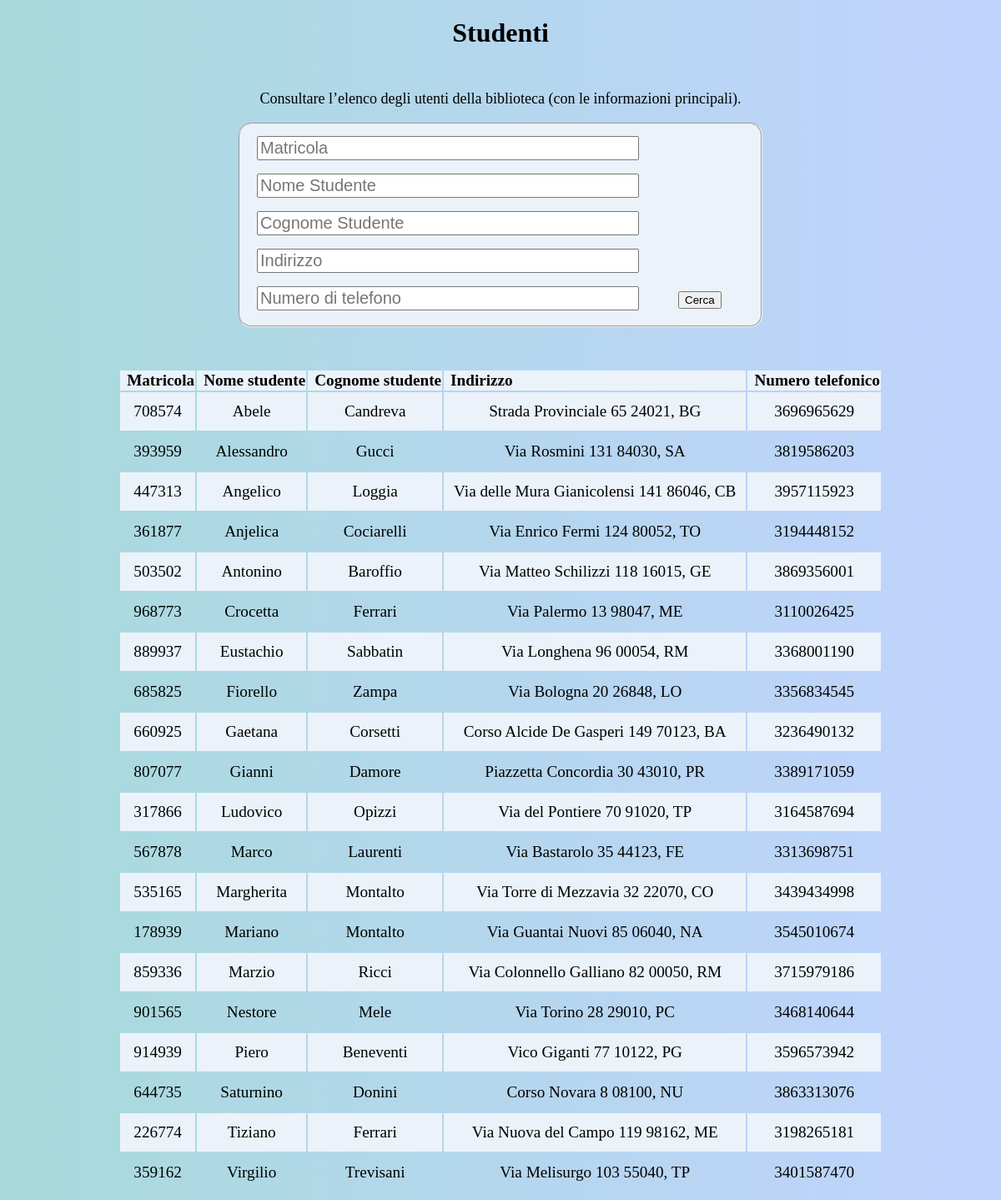
Page /studenti.php on the committed database.
### tables this page shows
CREATE TABLE `STUDENTE` (
  `MATRICOLA` int NOT NULL,
  `NOME` varchar(20) NOT NULL,
  `COGNOME` varchar(20) NOT NULL,
  `INDIRIZZO` varchar(50) DEFAULT NULL,
  `NUMERO_TELEFONICO` varchar(12) DEFAULT NULL,
  PRIMARY KEY (`MATRICOLA`)
);

### studenti.php (the view, shortened to what this page needs)
<?php include 'connessione.php'; ?>
<!DOCTYPE html>
<html>
<head>
    <link rel="stylesheet" href="style.css" />
</head>
<body>
    <h1>Studenti</h1>
    <p>Consultare l’elenco degli utenti della biblioteca (con le informazioni principali).</p>
    <form action="studenti.php" method="POST">
        <fieldset id="fs_search_autore">
            <input id="editTextAutore" type="text" placeholder="Matricola" onkeypress="return event.charCode >= 48 && event.charCode <= 57 || event.key === 'Enter'" style="font-size: 20px" name="matricola">
            <input id="editTextAutore" type="text" placeholder="Nome Studente" style="font-size: 20px" name="nome">
            <input id="editTextAutore" type="text" placeholder="Cognome Studente" style="font-size: 20px" name="cognome">
            <input id="editTextAutore" type="text" placeholder="Indirizzo" style="font-size: 20px" name="indirizzo">
            <input id="editTextAutore" type="text" placeholder="Numero di telefono" onkeypress="return event.charCode >= 48 && event.charCode <= 57 || event.key === 'Enter'" style="font-size: 20px" name="telefono">
            <input id="submitautore" type="submit" value="Cerca">
        </fieldset>
    </form>
    <?php
    $sql = "SELECT * FROM STUDENTE
           WHERE MATRICOLA LIKE '" . $_POST['matricola'] . "%'
           AND NOME LIKE '" . $_POST['nome'] . "%'
           AND COGNOME LIKE '" . $_POST['cognome'] . "%'
           AND INDIRIZZO LIKE '%" . $_POST['indirizzo'] . "%'
           AND NUMERO_TELEFONICO LIKE '" . $_POST['telefono'] . "%'
           ORDER BY NOME;";
    $query = mysqli_query($link, $sql);
    ?>
    <table>
        <thead>
            <tr>
                <th>Matricola</th>
                <th>Nome studente</th>
                <th>Cognome studente</th>
                <th>Indirizzo</th>
                <th>Numero telefonico</th>
            </tr>
        </thead>
        <tbody>
            <?php while ($row = mysqli_fetch_array($query, MYSQLI_ASSOC)) : ?>
                <tr>
                    <td><?php echo "{$row['MATRICOLA']}"; ?></td>
                    <td><?php echo "{$row['NOME']}"; ?></td>
                    <td><?php echo "{$row['COGNOME']}"; ?></td>
                    <td><?php echo "{$row['INDIRIZZO']}"; ?></td>
                    <td><?php echo "{$row['NUMERO_TELEFONICO']}"; ?></td>
                </tr>
            <?php endwhile ?>
        </tbody>
    </table>
</body>
</html>

### style.css (style rules this page uses)
body { background-image: linear-gradient(90deg, #a8dadc, #c1d3fe); }
h1 { text-align: center; margin-bottom: 50px; }
p { font-size: 18px; text-align: center; }
table { margin-left: auto; margin-right: auto; margin-top: 50px; }
tbody { margin: 50px; }
tr { font-size: larger; text-align: center; }
td { padding: 12px; }
tr:nth-child(odd) { background-color: #ebf2fa; }
th { text-align: left; padding-left: 8px; }
#fs_search_autore { margin: auto; border-radius: 15px; width: 600px; height: fit-content; background: #ebf2fa; }
#editTextAutore { width: 450px; height: auto; margin: 8px; }
#submitautore { margin-left: 35px; }

### rows in the picture
studente: MATRICOLA "708574", NOME "Abele", COGNOME "Candreva", INDIRIZZO "Strada Provinciale 65 24021, BG", NUMERO_TELEFONICO "3696965629"
studente: MATRICOLA "393959", NOME "Alessandro", COGNOME "Gucci", INDIRIZZO "Via Rosmini 131 84030, SA", NUMERO_TELEFONICO "3819586203"
studente: MATRICOLA "447313", NOME "Angelico", COGNOME "Loggia", INDIRIZZO "Via delle Mura Gianicolensi 141 86046, CB", NUMERO_TELEFONICO "3957115923"
studente: MATRICOLA "361877", NOME "Anjelica", COGNOME "Cociarelli", INDIRIZZO "Via Enrico Fermi 124 80052, TO", NUMERO_TELEFONICO "3194448152"
studente: MATRICOLA "503502", NOME "Antonino", COGNOME "Baroffio", INDIRIZZO "Via Matteo Schilizzi 118 16015, GE", NUMERO_TELEFONICO "3869356001"
studente: MATRICOLA "968773", NOME "Crocetta", COGNOME "Ferrari", INDIRIZZO "Via Palermo 13 98047, ME", NUMERO_TELEFONICO "3110026425"
studente: MATRICOLA "889937", NOME "Eustachio", COGNOME "Sabbatin", INDIRIZZO "Via Longhena 96 00054, RM", NUMERO_TELEFONICO "3368001190"
studente: MATRICOLA "685825", NOME "Fiorello", COGNOME "Zampa", INDIRIZZO "Via Bologna 20 26848, LO", NUMERO_TELEFONICO "3356834545"
studente: MATRICOLA "660925", NOME "Gaetana", COGNOME "Corsetti", INDIRIZZO "Corso Alcide De Gasperi 149 70123, BA", NUMERO_TELEFONICO "3236490132"
studente: MATRICOLA "807077", NOME "Gianni", COGNOME "Damore", INDIRIZZO "Piazzetta Concordia 30 43010, PR", NUMERO_TELEFONICO "3389171059"
studente: MATRICOLA "317866", NOME "Ludovico", COGNOME "Opizzi", INDIRIZZO "Via del Pontiere 70 91020, TP", NUMERO_TELEFONICO "3164587694"
studente: MATRICOLA "567878", NOME "Marco", COGNOME "Laurenti", INDIRIZZO "Via Bastarolo 35 44123, FE", NUMERO_TELEFONICO "3313698751"
studente: MATRICOLA "535165", NOME "Margherita", COGNOME "Montalto", INDIRIZZO "Via Torre di Mezzavia 32 22070, CO", NUMERO_TELEFONICO "3439434998"
studente: MATRICOLA "178939", NOME "Mariano", COGNOME "Montalto", INDIRIZZO "Via Guantai Nuovi 85 06040, NA", NUMERO_TELEFONICO "3545010674"
studente: MATRICOLA "859336", NOME "Marzio", COGNOME "Ricci", INDIRIZZO "Via Colonnello Galliano 82 00050, RM", NUMERO_TELEFONICO "3715979186"
studente: MATRICOLA "901565", NOME "Nestore", COGNOME "Mele", INDIRIZZO "Via Torino 28 29010, PC", NUMERO_TELEFONICO "3468140644"
studente: MATRICOLA "914939", NOME "Piero", COGNOME "Beneventi", INDIRIZZO "Vico Giganti 77 10122, PG", NUMERO_TELEFONICO "3596573942"
studente: MATRICOLA "644735", NOME "Saturnino", COGNOME "Donini", INDIRIZZO "Corso Novara 8 08100, NU", NUMERO_TELEFONICO "3863313076"
studente: MATRICOLA "226774", NOME "Tiziano", COGNOME "Ferrari", INDIRIZZO "Via Nuova del Campo 119 98162, ME", NUMERO_TELEFONICO "3198265181"
studente: MATRICOLA "359162", NOME "Virgilio", COGNOME "Trevisani", INDIRIZZO "Via Melisurgo 103 55040, TP", NUMERO_TELEFONICO "3401587470"
